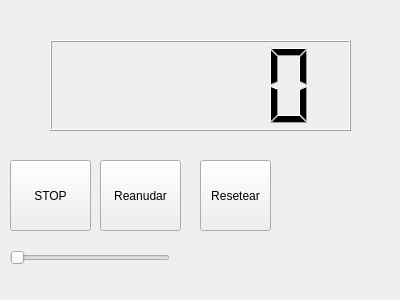
<?xml version="1.0" encoding="UTF-8"?>
<ui version="4.0">
 <class>Counter</class>
 <widget class="QWidget" name="Counter">
  <property name="geometry">
   <rect>
    <x>0</x>
    <y>0</y>
    <width>400</width>
    <height>300</height>
   </rect>
  </property>
  <property name="windowTitle">
   <string>Counter</string>
  </property>
  <widget class="QPushButton" name="button">
   <property name="geometry">
    <rect>
     <x>10</x>
     <y>160</y>
     <width>81</width>
     <height>71</height>
    </rect>
   </property>
   <property name="text">
    <string>STOP</string>
   </property>
  </widget>
  <widget class="QLCDNumber" name="lcdNumber">
   <property name="geometry">
    <rect>
     <x>50</x>
     <y>40</y>
     <width>301</width>
     <height>91</height>
    </rect>
   </property>
  </widget>
  <widget class="QPushButton" name="start">
   <property name="geometry">
    <rect>
     <x>100</x>
     <y>160</y>
     <width>81</width>
     <height>71</height>
    </rect>
   </property>
   <property name="text">
    <string>Reanudar</string>
   </property>
  </widget>
  <widget class="QPushButton" name="reset">
   <property name="geometry">
    <rect>
     <x>200</x>
     <y>160</y>
     <width>71</width>
     <height>71</height>
    </rect>
   </property>
   <property name="text">
    <string>Resetear</string>
   </property>
  </widget>
  <widget class="QSlider" name="cambiarPeriodo">
   <property name="geometry">
    <rect>
     <x>10</x>
     <y>250</y>
     <width>160</width>
     <height>16</height>
    </rect>
   </property>
   <property name="maximum">
    <number>1000</number>
   </property>
   <property name="orientation">
    <enum>Qt::Horizontal</enum>
   </property>
  </widget>
 </widget>
 <resources/>
 <connections/>
</ui>
